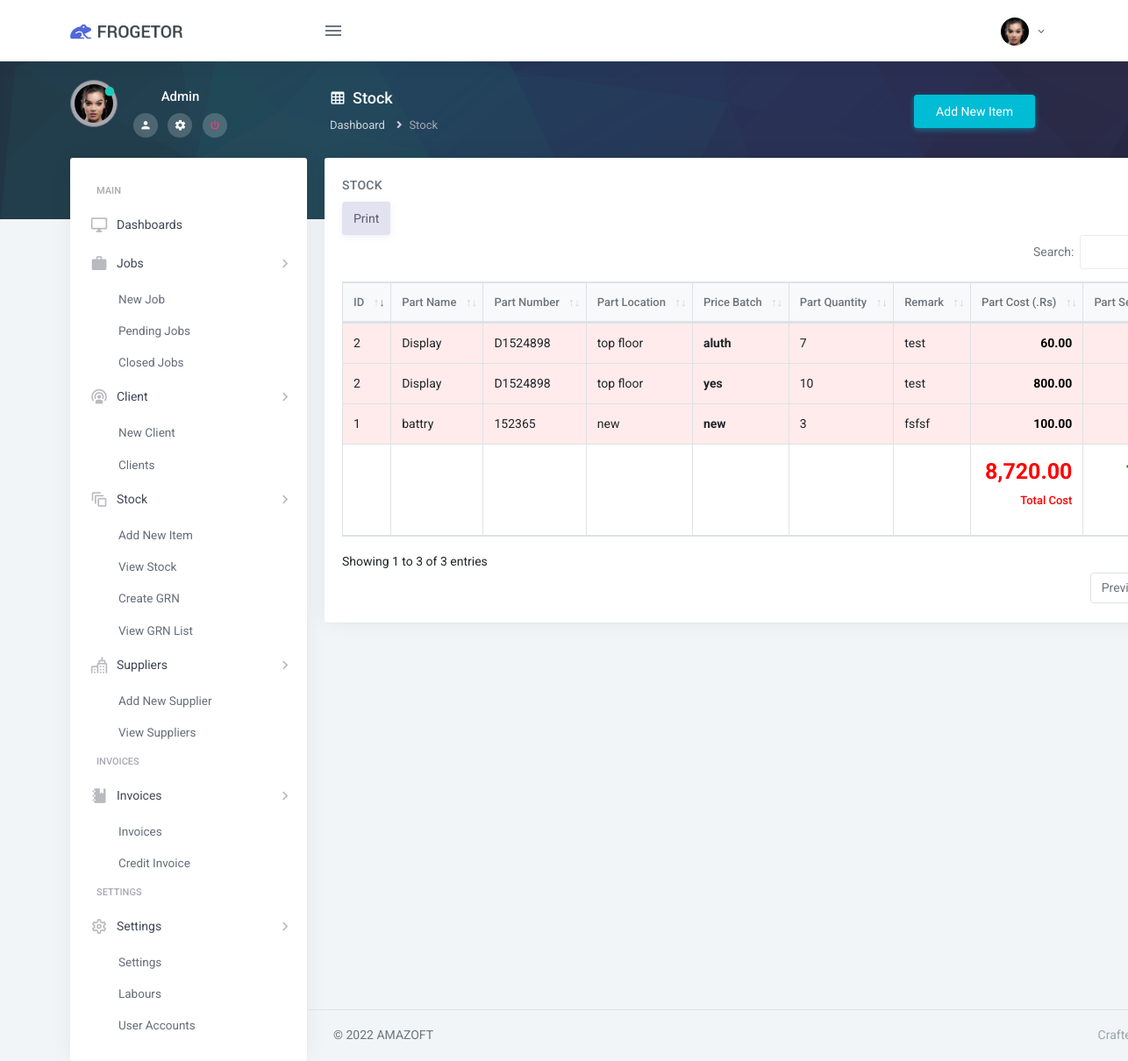
The app's page /view_stock.php (signed in) with its own data.
### tables this page shows
CREATE TABLE `users_profile_pic` (
  `users_profile_pic_id` int(11) NOT NULL,
  `user_id` varchar(255) DEFAULT NULL,
  `profile_image` varchar(255) DEFAULT NULL,
  `profile_pic_datetime` timestamp NOT NULL DEFAULT current_timestamp() ON UPDATE current_timestamp()
);

CREATE TABLE `users_login` (
  `user_id` int(3) NOT NULL,
  `name` varchar(255) NOT NULL,
  `email` varchar(255) NOT NULL,
  `password` varchar(255) NOT NULL,
  `role` varchar(3) NOT NULL,
  `tel` varchar(255) NOT NULL,
  `create_date` timestamp NULL DEFAULT current_timestamp()
);

CREATE TABLE `tbl_item_price_batch` (
  `price_batch_id` int(11) NOT NULL,
  `item_id` varchar(255) DEFAULT NULL,
  `grn` varchar(255) DEFAULT NULL,
  `cost_price` varchar(255) DEFAULT NULL,
  `selling_price` varchar(255) DEFAULT NULL,
  `qty` varchar(255) DEFAULT NULL,
  `batch_label` varchar(255) DEFAULT NULL,
  `stat` varchar(3) DEFAULT NULL
);

CREATE TABLE `tbl_item` (
  `item_id` int(11) NOT NULL,
  `part_name` varchar(255) DEFAULT NULL,
  `part_location` varchar(255) DEFAULT NULL,
  `part_number` varchar(255) DEFAULT NULL,
  `remark` mediumtext DEFAULT NULL,
  `stat` varchar(3) DEFAULT NULL,
  `item_date` datetime NOT NULL
);

### view_stock.php (the view, shortened to what this page needs)
<?php
    $db=new DB();
    $conn=$db->connect();
    $user_id='';
    $user_name='';
    if (isset($_SESSION['Logged']) && $_SESSION['Logged'] == true)
    {
      $user_email = $_SESSION["email"];
      $getEmpQuery=$conn->query("SELECT user_id,name,email,role FROM users_login WHERE email='$user_email' ");
      while ($emp=$getEmpQuery->fetch_array()) {
        $user_id = $emp['0'];
        $user_name = $emp['1'];
      }
    }
    else
    {
        ?>
            <script type="text/javascript">
                window.location.href="login";
            </script>
        <?php
    }
?>
<!DOCTYPE html>
<html lang="en">
    <head>
        <?php include_once('controls/meta.php'); ?>
    </head>
    <body>
        <?php include_once('controls/top_nav.php'); ?>
        <div class="page-wrapper-img">
            <div class="page-wrapper-img-inner">
                <?php include_once('controls/top_nav_user_details.php'); ?>
                <div class="row">
                    <div class="col-sm-12">
                        <div class="page-title-box">
                            <div class="float-right align-item-center mt-2">
                                <button onclick="location.href='add_item'" class="btn btn-info px-4 align-self-center report-btn">Add New Item</button>
                            </div>
                            <h4 class="page-title mb-2"><i class="mdi mdi-table-large mr-2"></i>Stock</h4>
                            <div class="">
                                <ol class="breadcrumb">
                                    <li class="breadcrumb-item"><a href="index">Dashboard</a></li>
                                    <li class="breadcrumb-item active">Stock</li>
                                </ol>
                            </div>
                        </div>
                    </div>
                </div>
            </div>
        </div>
        <div class="page-wrapper">
            <div class="page-wrapper-inner">
                <?php include_once('controls/side_nav.php'); ?>
                <div class="page-content">
                    <div class="container-fluid">
                        <div class="row">
                            <div class="col-12">
                                <div class="card">
                                    <div class="card-body">
                                        <h4 class="mt-0 header-title">Stock</h4>
                                        <table id="Client-table" class="table table-bordered dt-responsive nowrap" style="border-collapse: collapse; border-spacing: 0; width: 100%;">
                                            <thead>
                                            <tr>
                                                <th>ID</th>
                                                <th>Part Name</th>
                                                <th>Part Number</th>
                                                <th>Part Location</th>
                                                <th>Price Batch</th>
                                                <th>Part Quantity</th>
                                                <th>Remark</th>
                                                <th>Part Cost (.Rs)</th>
                                                <th>Part Selling Price (.Rs)</th>
                                            </tr>
                                            </thead>
                                            <tbody>
                                            <?php
                                                $total_cost_batch = 0;
                                                $total_selling_batch = 0;
                                                $Batchsql = "SELECT * FROM tbl_item ti INNER JOIN tbl_item_price_batch tipb ON ti.item_id=tipb.item_id WHERE tipb.qty>0 ORDER BY ti.item_id DESC ";
                                                $Irs=$conn->query($Batchsql);
                                                while($Irow =$Irs->fetch_array())
                                                {
                                                    $item_id = $Irow[0];
                                                    $part_name = $Irow[1];
                                                    $part_location = $Irow[2];
                                                    $part_number = $Irow[3];
                                                    $part_remark = $Irow[4];
                                                    $CostBatchPrice = (double)$Irow[10];
                                                    $SellingBatchPrice = (double)$Irow[11];
                                                    $BatchQty = $Irow[12];
                                                    $BatchLabel = $Irow[13];
                                                    $total_cost_batch += $CostBatchPrice * $BatchQty;
                                                    $total_selling_batch += $SellingBatchPrice * $BatchQty;
                                            ?>
                                            <?php if($BatchQty<=10){ ?>
                                            <tr style="background-color: #ffcccc66;">
                                            <?php }else{ ?>
                                            <tr style="background-color: #00800033;">
                                            <?php } ?>
                                                <td><?php echo $item_id; ?></td>
                                                <td><?php echo $part_name; ?></td>
                                                <td><?php echo $part_number; ?></td>
                                                <td><?php echo $part_location; ?></td>
                                                <td><b><?php echo $BatchLabel; ?></b></td>
                                                <td><?php echo $BatchQty; ?></td>
                                                <td><?php echo $part_remark; ?></td>
                                                <td style="color: #000;"><b style="float: right;"><?php echo number_format($CostBatchPrice,2); ?></b></td>
                                                <td style="color: #008000;"><b style="float: right;"><?php echo number_format($SellingBatchPrice,2); ?></b></td>
                                            </tr>
                                            <?php } ?>
                                            </tbody>
                                            <tfoot>
                                                <tr>
                                                    <th></th>
                                                    <th></th>
                                                    <th></th>
                                                    <th></th>
                                                    <th></th>
                                                    <th></th>
                                                    <th></th>
                                                    <th style="color: #FF0000;">
                                                        <b style="float: right; font-size: 25px;"><?php echo number_format($total_cost_batch,2); ?></b><br><br>
                                                        <p style="float: right;">Total Cost</p>
                                                    </th>
                                                    <th style="color: #008000;">
                                                        <b style="float: right; font-size: 25px;"><?php echo number_format($total_selling_batch,2); ?></b><br><br>
                                                    </th>
                                                </tr>
                                            </tfoot>
                                        </table>
                                    </div>
                                </div>
                            </div>
                        </div>
                    </div>
                    <?php include_once('controls/footer.php'); ?>
                </div>
            </div>
        </div>
    </body>
</html>

### controls/top_nav.php (shortened to what this page needs)
<div class="topbar">
     <nav class="navbar-custom">
        <div class="topbar-left">
            <a href="index" class="logo">
                <span>
                    <img src="assets/images/logo-sm.png" alt="logo-small" class="logo-sm">
                </span>
                <span>
                    <img src="assets/images/logo-dark.png" alt="logo-large" class="logo-lg">
                </span>
            </a>
        </div>
        <ul class="list-unstyled topbar-nav float-right mb-0">
            <li class="dropdown">
                <a class="nav-link dropdown-toggle waves-effect waves-light nav-user" data-toggle="dropdown" href="#" role="button"
                    aria-haspopup="false" aria-expanded="false">
                    <?php
                        $checkProfilePicCount = $conn->query("SELECT count(*) FROM users_profile_pic WHERE user_id='$user_id'");
                        if($cppcRS = $checkProfilePicCount->fetch_array()){
                        $ProfilePicCount = (int)$cppcRS[0];
                        }
                            if($ProfilePicCount == 0){
                    ?>
                            <img alt="image" src="assets/images/profile.jpg" style="width: 32px; height: 32px; object-fit: cover;" class="rounded-circle">
                    <?php }else{ ?>
                    <?php
                        $getUserProPic=$conn->query("SELECT profile_image FROM users_profile_pic WHERE user_id='$user_id' ");
                        if($gunRs = $getUserProPic->fetch_array()){
                            $ProPic = $gunRs[0];
                    ?>
                            <img alt="image" src="user_profile_pic/<?php echo $ProPic; ?>" style="width: 32px; height: 32px; object-fit: cover;" class="rounded-circle">
                        <?php } ?>
                    <?php } ?>
                    <span class="ml-1 nav-user-name hidden-sm"> <i class="mdi mdi-chevron-down"></i> </span>
                </a>
            </li>
        </ul>
        <ul class="list-unstyled topbar-nav mb-0">
            <li>
                <button class="button-menu-mobile nav-link waves-effect waves-light">
                    <i class="mdi mdi-menu nav-icon"></i>
                </button>
            </li>
        </ul>
    </nav>
</div>

### controls/top_nav_user_details.php
<div class="sidebar-user media">
    <?php
        $checkProfilePicCount = $conn->query("SELECT count(*) FROM users_profile_pic WHERE user_id='$user_id'");
        if($cppcRS = $checkProfilePicCount->fetch_array()){
        $ProfilePicCount = (int)$cppcRS[0];
        }
            if($ProfilePicCount == 0){
    ?>
            <img alt="image" src="assets/images/profile.jpg" style="width: 128px; height: 128px; object-fit: cover;" class="rounded-circle img-thumbnail mb-1">
    <?php }else{ ?>
    <?php
        $getUserProPic=$conn->query("SELECT profile_image FROM users_profile_pic WHERE user_id='$user_id' ");
        if($gunRs = $getUserProPic->fetch_array()){
            $ProPic = $gunRs[0];
    ?>
            <img alt="image" src="user_profile_pic/<?php echo $ProPic; ?>" style="width: 54px; height: 54px; object-fit: cover;" class="rounded-circle img-thumbnail mb-1">
        <?php } ?>
    <?php } ?>
    <span class="online-icon"><i class="mdi mdi-record text-success"></i></span>
    <div class="media-body">
        <h5 class="text-light"><?php echo $user_name; ?></h5>
        <ul class="list-unstyled list-inline mb-0 mt-2">
            <li class="list-inline-item">
                <a href="index" class=""><i class="mdi mdi-account text-light"></i></a>
            </li>
            <li class="list-inline-item">
                <a href="settings" class=""><i class="mdi mdi-settings text-light"></i></a>
            </li>
            <li class="list-inline-item">
                <a href="signout" class=""><i class="mdi mdi-power text-danger"></i></a>
            </li>
        </ul>
    </div>
</div>

### records on screen
users_profile_pic: profile_image (picture)
users_login: name "Admin"
tbl_item_price_batch: item.item_id "2", item.part_name "Display", item.part_number "D1524898", item.part_location "top floor", batch_label "aluth", qty "7", item.remark "test", cost_price "60.00"
tbl_item_price_batch: item.item_id "2", item.part_name "Display", item.part_number "D1524898", item.part_location "top floor", batch_label "yes", qty "10", item.remark "test", cost_price "800.00"
tbl_item_price_batch: item.item_id "1", item.part_name "battry", item.part_number "152365", item.part_location "new", batch_label "new", qty "3", item.remark "fsfsf", cost_price "100.00"

### other values on screen
$total_cost_batch "8,720.00"
